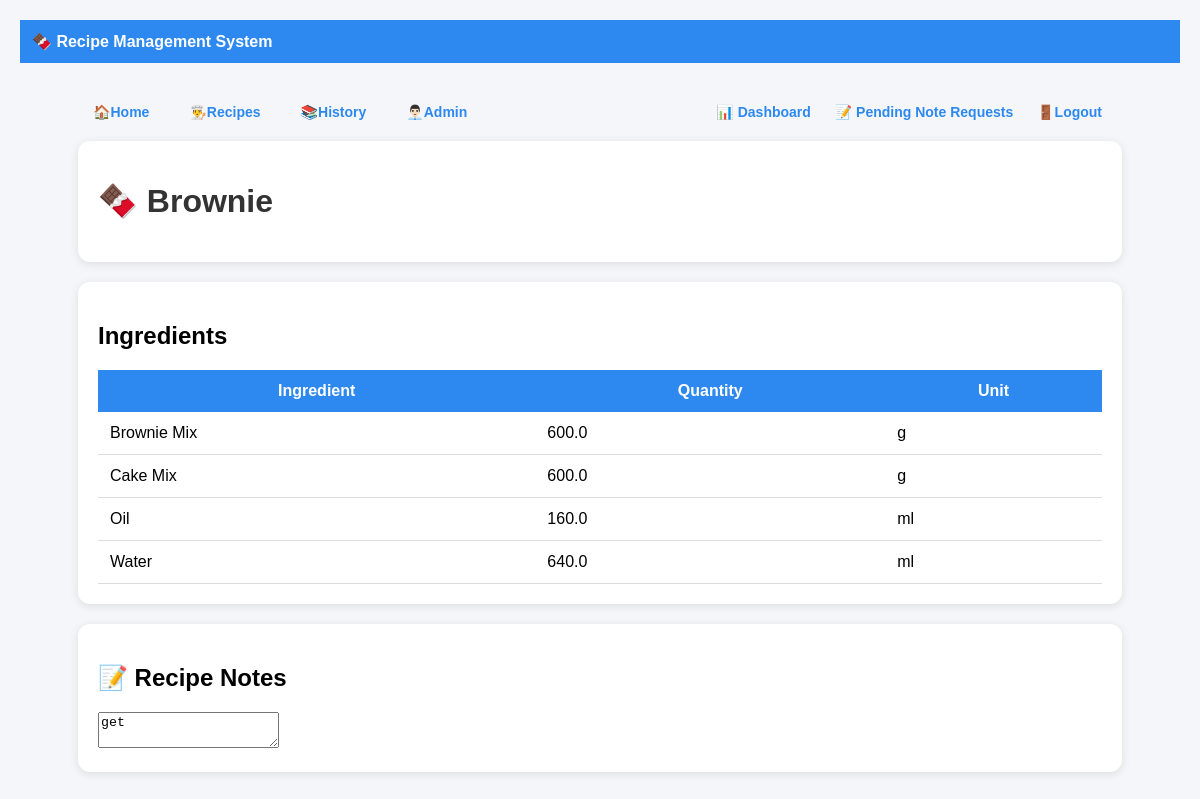
The app's page /recipe/1, older data.
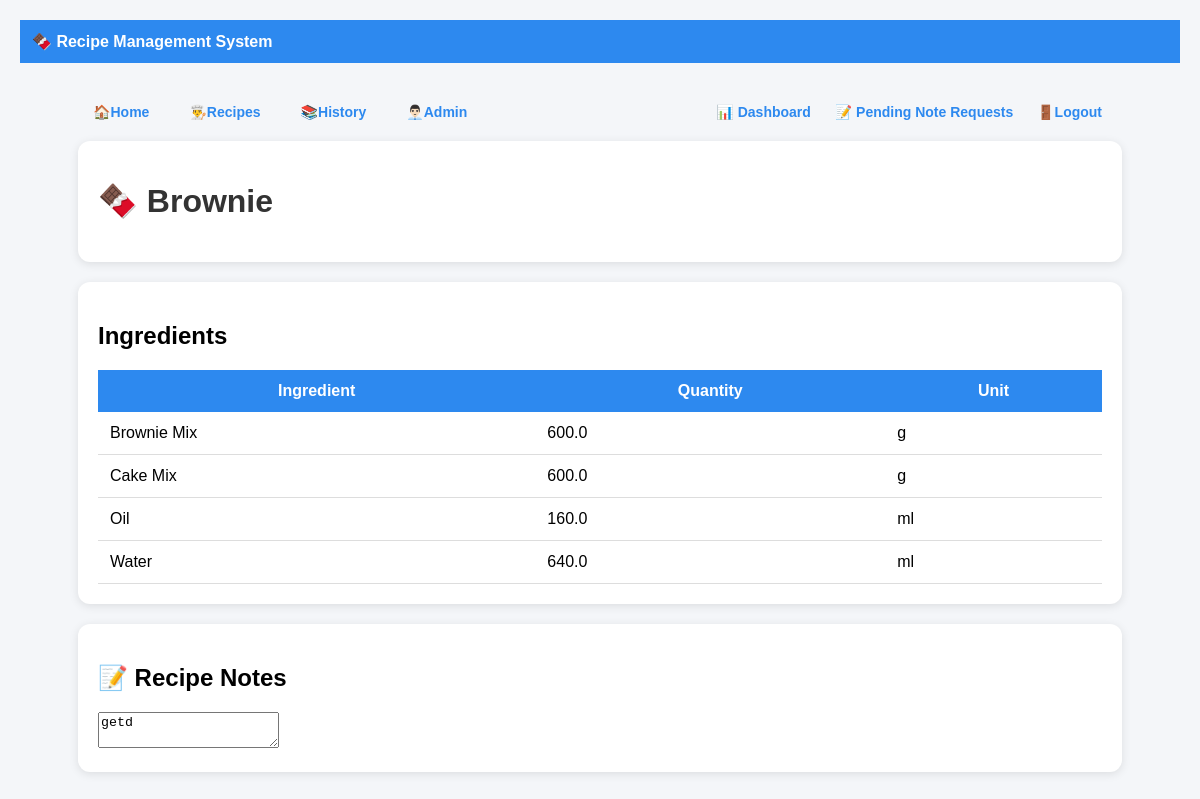
The same page, newer data.
### models.py (models this page shows)
class Recipe(Base):
    __tablename__ = "recipes"
    id = Column(Integer, primary_key=True)
    name = Column(String, unique=True)
    notes = Column(
        Text,
        nullable=True
    )
    ingredients = relationship(
        "Ingredient",
        back_populates="recipe",
        cascade="all, delete"
    )
    note_requests = relationship(
    "NoteRequest",
    back_populates="recipe"
)

### main.py (the view)
@app.get("/recipe/{recipe_id}",
         response_class=HTMLResponse)
def recipe_detail(
    request: Request,
    recipe_id: int
):
    db = SessionLocal()
    recipe = db.query(Recipe).filter(
        Recipe.id == recipe_id
    ).first()
    response = templates.TemplateResponse(
        request=request,
        name="recipe_detail.html",
        context={
            "recipe": recipe
        }
    )
    db.close()
    return response

### templates/recipe_detail.html
{% extends "base.html" %}
{% block content %}
<div class="card">
    <h1>
        🍫 {{ recipe.name }}
    </h1>
</div>
<div class="card">
    <h2>Ingredients</h2>
    <table>
        <tr>
            <th>Ingredient</th>
            <th>Quantity</th>
            <th>Unit</th>
        </tr>
        {% for ingredient in recipe.ingredients %}
        <tr>
            <td>
                {{ ingredient.name }}
            </td>
            <td>
                {{ ingredient.quantity }}
            </td>
            <td>
                {{ ingredient.unit }}
            </td>
        </tr>
        {% endfor %}
    </table>
</div>
<div class="card">
    <h2>
        📝 Recipe Notes
    </h2>
    <textarea
    class="notes-view"
    readonly
    >{{ recipe.notes or "No notes available" }}</textarea>
</div>
{% endblock %}

Row changes from the older to the newer data that the page shows:
changed Recipe "Brownie": notes "get" → "getd"
